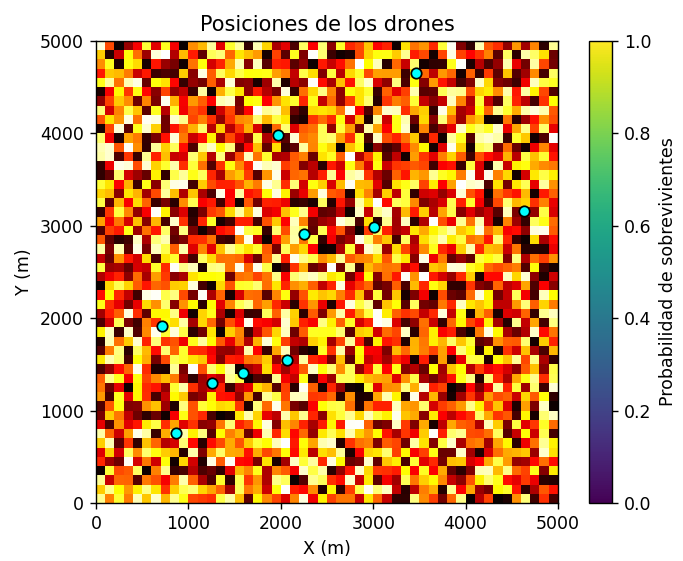

Here is the Python script that generated this plot:
import numpy as np
import matplotlib.pyplot as plt

area_size = 5000  
num_drones = 10
sensor_radius = 200  
max_iter = 50        
num_particles = 30   
w, c1, c2 = 0.7, 1.5, 1.5 

grid_size = 50
prob_map = np.random.rand(grid_size, grid_size)


def fitness(positions):
    coverage = np.zeros_like(prob_map)
    for drone in positions:
        x, y = int(drone[0] / (area_size/grid_size)), int(drone[1] / (area_size/grid_size))
        for i in range(grid_size):
            for j in range(grid_size):
                dist = np.sqrt((i-x)**2 + (j-y)**2)
                if dist * (area_size/grid_size) <= sensor_radius:
                    coverage[i, j] = 1
    return np.sum(prob_map * coverage)

particles = np.random.rand(num_particles, num_drones, 2) * area_size
velocities = np.random.randn(num_particles, num_drones, 2)
pbest_positions = particles.copy()
pbest_scores = np.array([fitness(p) for p in particles])
gbest_position = pbest_positions[np.argmax(pbest_scores)]
gbest_score = np.max(pbest_scores)

for t in range(max_iter):
    for i in range(num_particles):
        r1, r2 = np.random.rand(), np.random.rand()
        velocities[i] = (
            w * velocities[i]
            + c1 * r1 * (pbest_positions[i] - particles[i])
            + c2 * r2 * (gbest_position - particles[i])
        )
        particles[i] += velocities[i]
    
        particles[i] = np.clip(particles[i], 0, area_size)

     
        score = fitness(particles[i])
        if score > pbest_scores[i]:
            pbest_scores[i] = score
            pbest_positions[i] = particles[i].copy()
   
    best_idx = np.argmax(pbest_scores)
    if pbest_scores[best_idx] > gbest_score:
        gbest_score = pbest_scores[best_idx]
        gbest_position = pbest_positions[best_idx].copy()

    print(f"Iteración {t+1}/{max_iter} -> Mejor resultado: {gbest_score}")

plt.imshow(prob_map, cmap="hot", interpolation="nearest", extent=[0, area_size, 0, area_size])
for drone in gbest_position:
    plt.scatter(drone[0], drone[1], c="cyan", edgecolors="black")
plt.title("Posiciones de los drones")
plt.xlabel("X (m)")
plt.ylabel("Y (m)")
plt.colorbar(label="Probabilidad de sobrevivientes")
plt.show()
